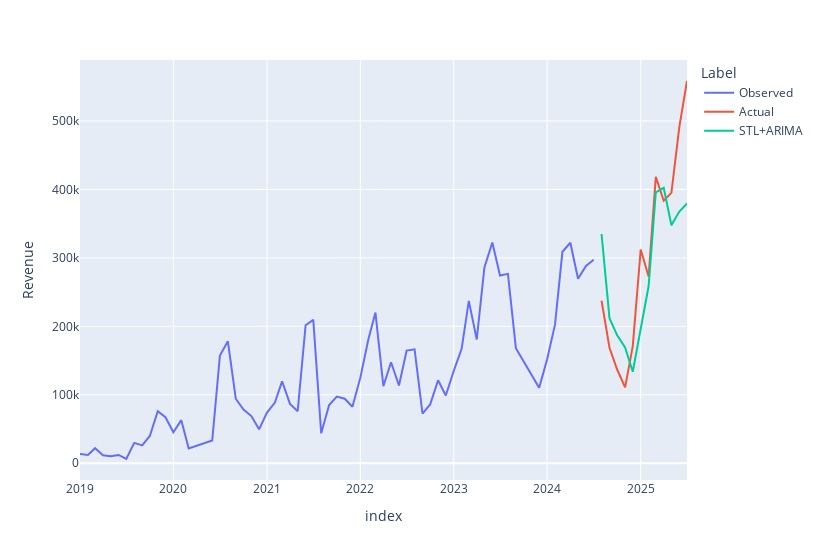

The notebook cell this image was saved under:
### Code cell
px.line(pd.concat((train,test, stl_arima_forecast)), y="Revenue", color="Label", width=820)
